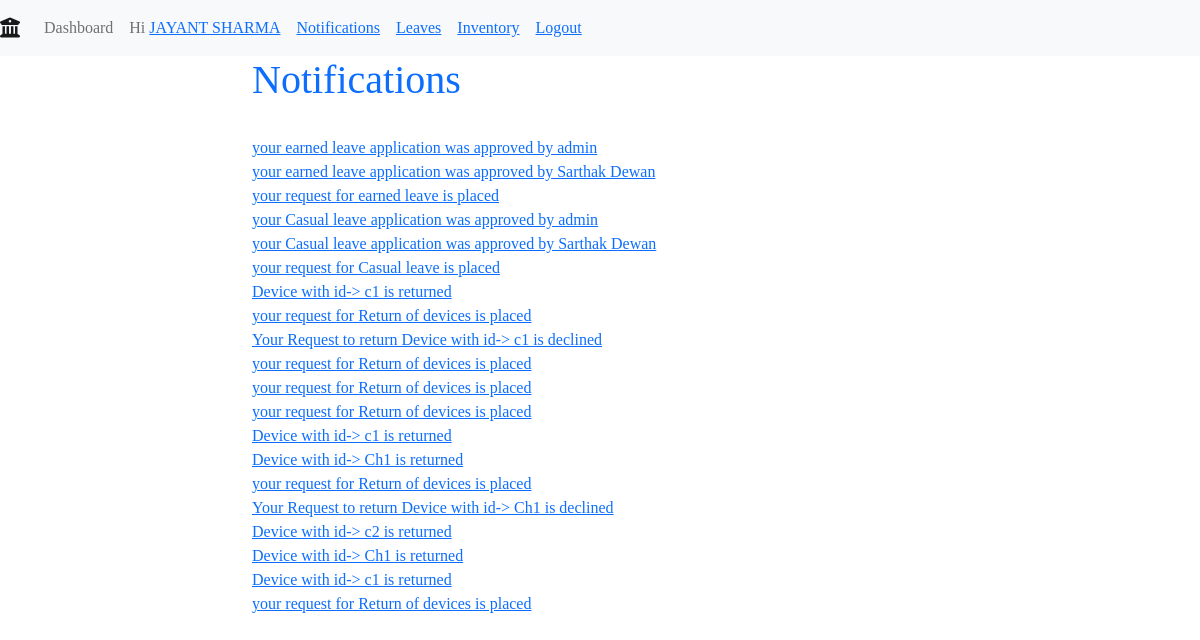
/profile/notifications/ (signed in), run on an earlier commit of the app's database.
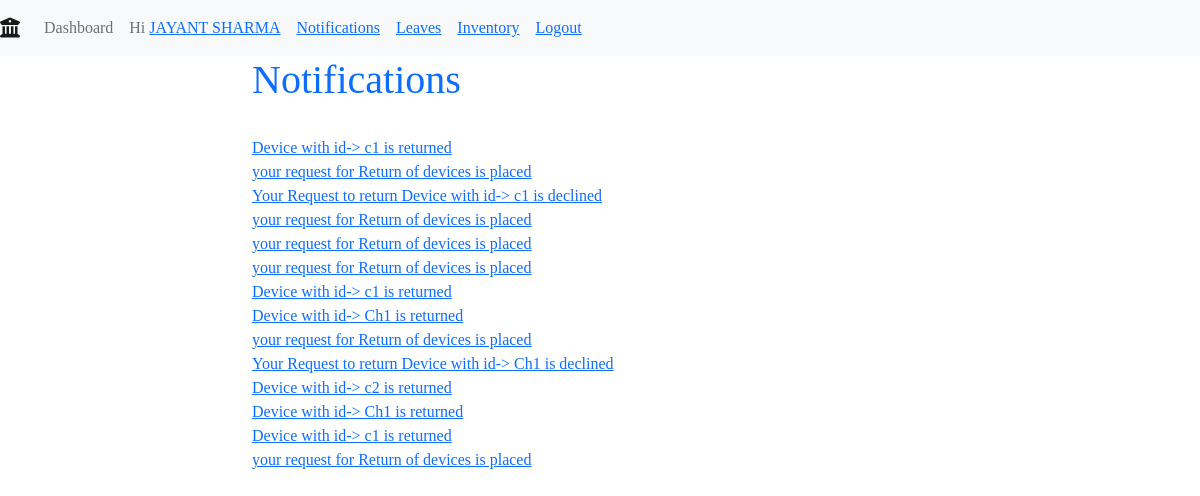
And on a later commit of the database.
### main/models.py (models this page shows, shortened)
class Notification(models.Model):
    sender = models.ForeignKey(Staff, blank=False, on_delete=CASCADE)
    reciever = models.CharField(max_length=255, blank=False)
    isActive = models.BooleanField(default=True)
    time = models.DateTimeField(auto_now_add=True)
    message = models.TextField()
    notification_type = models.CharField(max_length=20, choices=NOTIFICATION_FIELDS, default='LEAVE')
    taskId = models.CharField(max_length=100, blank=True, null=True, default=None)

### main/views.py (the view)
# urls.py: path('profile/notifications/', views.notifications, name='notification'),
@login_required
def notifications(request):
	staff = Staff.objects.get(user_obj=request.user)
	designation = staff.designation.designation
	notifications=[]
	if designation == 'Lab Technician':
		notification = Notification.objects.filter(notification_type='TECH',isActive=True).order_by('-time').all()
		notifications.extend(notification)
	receiver=str(staff.id) +' '+staff.name
	notification = Notification.objects.filter(reciever=receiver,isActive=True).order_by('-time').all()
	notifications.extend(notification)
	if request.user.is_staff:
		notification=Notification.objects.filter(reciever='admin',isActive=True).order_by('-time').all()
		notifications.extend(notification)
	return render(request, "Notifications/notifications.html", {"notifications": notifications, "staff":staff})

### templates/Notifications/notifications.html
{% extends 'base.html' %}
{% load static %}
{% block body %}
{% include 'navbar.html' with staff=staff %}
<div class="container">
    <div class="text-primary">
        <h1> Notifications </h1>
    </div>
    <br>
    {% for notification in notifications %}
        {% if notification.isActive %}
            <a href="{% url 'main:handleNotification' pk=notification.id %}">
                {{ notification.message }}
            </a>
            <br/>
        {% endif %}
    {% endfor %}
</div>
{% endblock body %}

What changed in the data, as far as the page shows it:
removed Notification: message "your earned leave application was approved by admin"
removed Notification: message "your earned leave application was approved by Sarthak Dewan"
removed Notification: message "your request for earned leave is placed"
removed Notification: message "your Casual leave application was approved by admin"
removed Notification: message "your Casual leave application was approved by Sarthak Dewan"
removed Notification: message "your request for Casual leave is placed"
